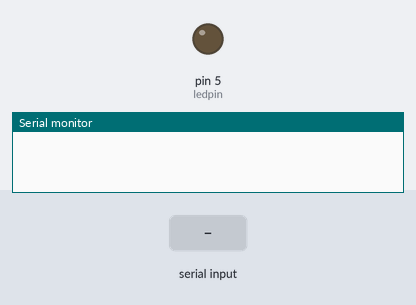
This sketch was run on a simulated Arduino Uno, built with avr-gcc and run on an emulated ATmega328P. On the bench: output pins drawn as LEDs (lit = HIGH), the last lines printed to the serial monitor. The inputs (shaded band) are chosen by the test bench.

Above: at 1.2 s.
1.3 s: "1" received over Serial
At 2.1 s:
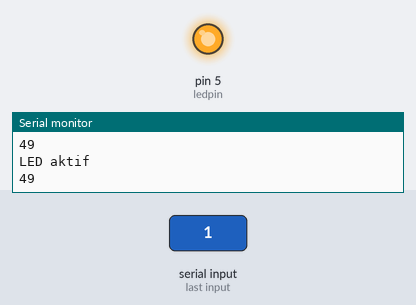
2.8 s: "0" received over Serial
At 3.3 s:
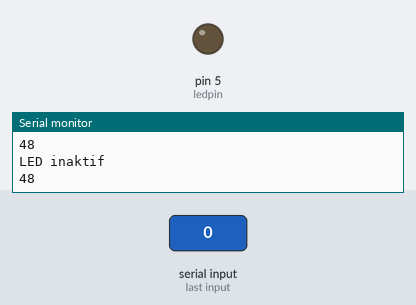
Timing chart, 0 to 5.8 s (numbered marks = the images above; inputs shaded):
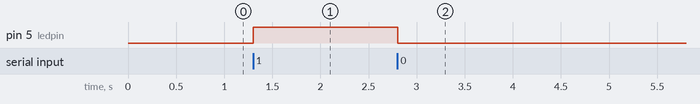

Measured:
- after the input at 1.3 s, pin 5 (ledpin): LOW → HIGH at once
- after the input at 2.8 s, pin 5 (ledpin): HIGH → LOW at once

The sketch:

tes_koneksi_raw.ino
```cpp
#include <SoftwareSerial.h>

#define ledpin 5
int status ;

//SoftwareSerial BluetoothSerial(2,3); //pin: 2 RX; 3 TX for bluetooth

void setup() {
  // put your setup code here, to run once:
Serial.begin(9600);// Komunikasi USC

//BluetoothSerial.begin(9600);// komunikasi Bluetooth HC-05

pinMode(ledpin,OUTPUT);

digitalWrite(ledpin,LOW);

}

void loop() {
  // put your main code here, to run repeatedly:
if(Serial.available()>0){
  Serial.write("Data baru diterima:\r\n");
  status=Serial.read();
  Serial.println(status);
  if(status==48){
  Serial.write("LED inaktif\r\n");
  }
  if(status==49){
  Serial.write("LED aktif\r\n");
  }
  Serial.println(status);
}

  if (status==49){
  digitalWrite(ledpin,1);
  }
if(status==48){
  digitalWrite(ledpin,0);
}
}
```
